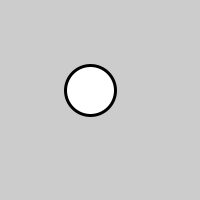
Frame 1 (no input)
Frame 60 (the mouse pressed at the canvas centre just before this capture): identical to frame 1, image omitted
Frame 120 (the mouse held since frame 60 and released just before this capture): identical to frame 1, image omitted

The Processing sketch that drew this single still picture (run headless with seeded random() and noise(); from frame 60 on, the mouse is pressed at the canvas centre):

// Processing sketch: sketch_25_1
// ── sketch_25_1.pde
void setup() { size(200, 200); smooth(); strokeWeight(3);
}
void draw() {
background(204);
// If the 'A' key is pressed draw a line
              if ((keyPressed == true) && (key == '1')) {
                line(100, 100, 40, 20);
} else ellipse(90, 90, 50, 50);
} 
